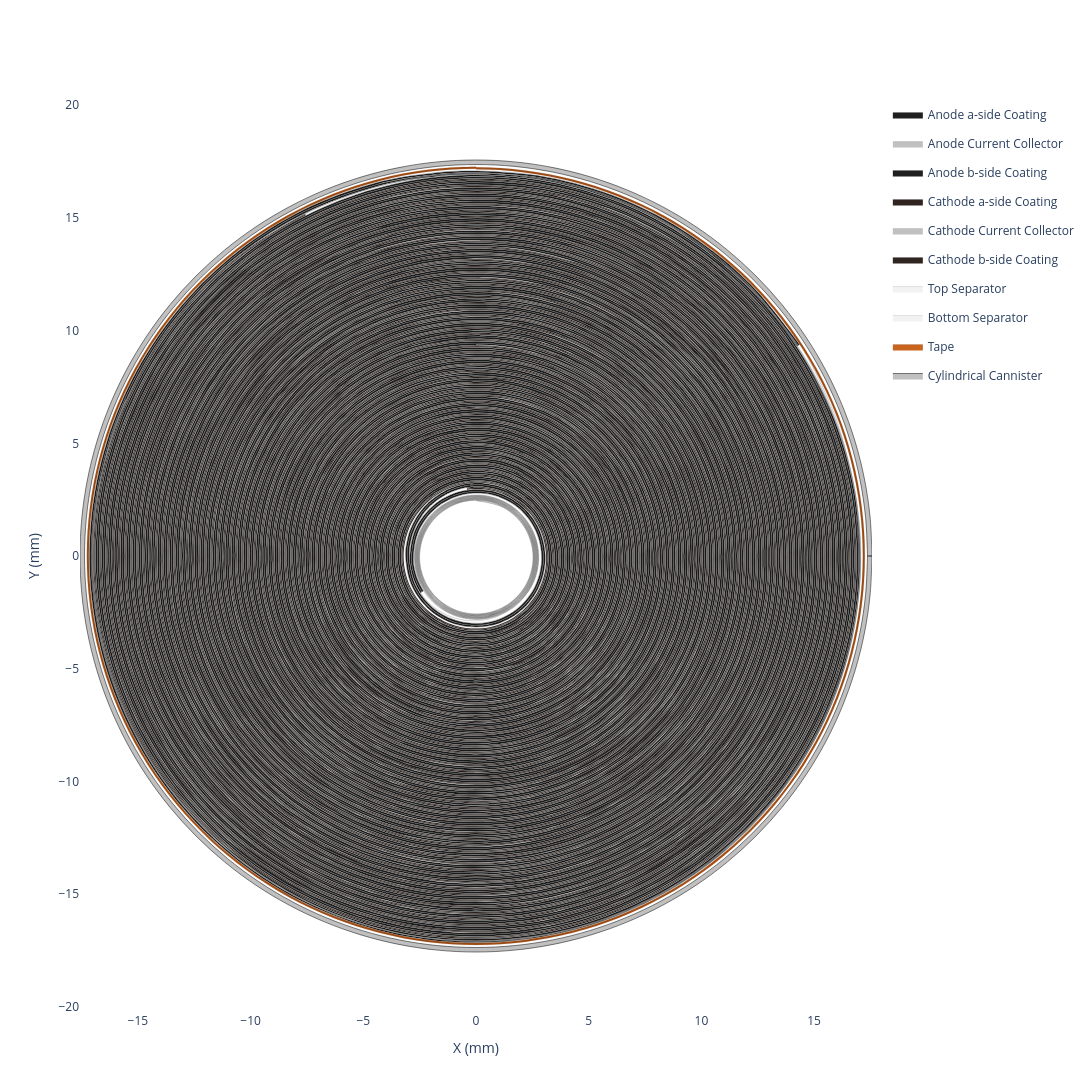

Notebook code cell kept with this figure:
### Code cell
my_cell.get_cross_section(height=1200, width=1200).show()

### Figure 1 — Plotly figure (JSON) as saved in the notebook; plotly's stock layout.template omitted (floating-point values rounded to 4 significant figures; data arrays with more than 128 entries replaced by an {"elided": "..."} marker saying what was removed)
{"data": [{"customdata": {"elided": "2824x6 float values"}, "fill": "toself", "fillcolor": "#1f1f1f", "hovertemplate": "<b>Anode a-side Coating (Extruded)</b><br>Theta: %{customdata[0]:.2f}°<br>Unwrapped Length: %{customdata[1]:.2f} mm<br>Radius: %{customdata[2]:.2f} mm<br>X: %{customdata[3]:.2f} mm<br>Z: %{customdata[4]:.2f} mm<br>Turns: %{customdata[5]:.2f}<extra></extra>", "legendgroup": "Anode a-side Coating", "line": {"color": "black", "shape": "spline", "width": 0.1}, "mode": "lines", "name": "Anode a-side Coating", "type": "scatter", "x": {"elided": "2824 float values"}, "y": {"elided": "2824 float values"}}, {"customdata": {"elided": "2824x6 float values"}, "fill": "toself", "fillcolor": "#C0C0C0", "hovertemplate": "<b>Anode Current Collector (Extruded)</b><br>Theta: %{customdata[0]:.2f}°<br>Unwrapped Length: %{customdata[1]:.2f} mm<br>Radius: %{customdata[2]:.2f} mm<br>X: %{customdata[3]:.2f} mm<br>Z: %{customdata[4]:.2f} mm<br>Turns: %{customdata[5]:.2f}<extra></extra>", "legendgroup": "Anode Current Collector", "line": {"color": "black", "shape": "spline", "width": 0.1}, "mode": "lines", "name": "Anode Current Collector", "type": "scatter", "x": {"elided": "2824 float values"}, "y": {"elided": "2824 float values"}}, {"customdata": {"elided": "2824x6 float values"}, "fill": "toself", "fillcolor": "#1f1f1f", "hovertemplate": "<b>Anode b-side Coating (Extruded)</b><br>Theta: %{customdata[0]:.2f}°<br>Unwrapped Length: %{customdata[1]:.2f} mm<br>Radius: %{customdata[2]:.2f} mm<br>X: %{customdata[3]:.2f} mm<br>Z: %{customdata[4]:.2f} mm<br>Turns: %{customdata[5]:.2f}<extra></extra>", "legendgroup": "Anode b-side Coating", "line": {"color": "black", "shape": "spline", "width": 0.1}, "mode": "lines", "name": "Anode b-side Coating", "type": "scatter", "x": {"elided": "2824 float values"}, "y": {"elided": "2824 float values"}}, {"customdata": {"elided": "2594x6 float values"}, "fill": "toself", "fillcolor": "#2f241f", "hovertemplate": "<b>Cathode a-side Coating (Extruded)</b><br>Theta: %{customdata[0]:.2f}°<br>Unwrapped Length: %{customdata[1]:.2f} mm<br>Radius: %{customdata[2]:.2f} mm<br>X: %{customdata[3]:.2f} mm<br>Z: %{customdata[4]:.2f} mm<br>Turns: %{customdata[5]:.2f}<extra></extra>", "legendgroup": "Cathode a-side Coating", "line": {"color": "black", "shape": "spline", "width": 0.1}, "mode": "lines", "name": "Cathode a-side Coating", "type": "scatter", "x": {"elided": "2594 float values"}, "y": {"elided": "2594 float values"}}, {"customdata": {"elided": "2594x6 float values"}, "fill": "toself", "fillcolor": "#C0C0C0", "hovertemplate": "<b>Cathode Current Collector (Extruded)</b><br>Theta: %{customdata[0]:.2f}°<br>Unwrapped Length: %{customdata[1]:.2f} mm<br>Radius: %{customdata[2]:.2f} mm<br>X: %{customdata[3]:.2f} mm<br>Z: %{customdata[4]:.2f} mm<br>Turns: %{customdata[5]:.2f}<extra></extra>", "legendgroup": "Cathode Current Collector", "line": {"color": "black", "shape": "spline", "width": 0.1}, "mode": "lines", "name": "Cathode Current Collector", "type": "scatter", "x": {"elided": "2594 float values"}, "y": {"elided": "2594 float values"}}, {"customdata": {"elided": "2594x6 float values"}, "fill": "toself", "fillcolor": "#2f241f", "hovertemplate": "<b>Cathode b-side Coating (Extruded)</b><br>Theta: %{customdata[0]:.2f}°<br>Unwrapped Length: %{customdata[1]:.2f} mm<br>Radius: %{customdata[2]:.2f} mm<br>X: %{customdata[3]:.2f} mm<br>Z: %{customdata[4]:.2f} mm<br>Turns: %{customdata[5]:.2f}<extra></extra>", "legendgroup": "Cathode b-side Coating", "line": {"color": "black", "shape": "spline", "width": 0.1}, "mode": "lines", "name": "Cathode b-side Coating", "type": "scatter", "x": {"elided": "2594 float values"}, "y": {"elided": "2594 float values"}}, {"customdata": {"elided": "3532x6 float values"}, "fill": "toself", "fillcolor": "#f2f2f2", "hovertemplate": "<b>Top Separator (Extruded)</b><br>Theta: %{customdata[0]:.2f}°<br>Unwrapped Length: %{customdata[1]:.2f} mm<br>Radius: %{customdata[2]:.2f} mm<br>X: %{customdata[3]:.2f} mm<br>Z: %{customdata[4]:.2f} mm<br>Turns: %{customdata[5]:.2f}<extra></extra>", "legendgroup": "Top Separator", "line": {"color": "black", "shape": "spline", "width": 0.1}, "mode": "lines", "name": "Top Separator", "type": "scatter", "x": {"elided": "3532 float values"}, "y": {"elided": "3532 float values"}}, {"customdata": {"elided": "3532x6 float values"}, "fill": "toself", "fillcolor": "#f2f2f2", "hovertemplate": "<b>Bottom Separator (Extruded)</b><br>Theta: %{customdata[0]:.2f}°<br>Unwrapped Length: %{customdata[1]:.2f} mm<br>Radius: %{customdata[2]:.2f} mm<br>X: %{customdata[3]:.2f} mm<br>Z: %{customdata[4]:.2f} mm<br>Turns: %{customdata[5]:.2f}<extra></extra>", "legendgroup": "Bottom Separator", "line": {"color": "black", "shape": "spline", "width": 0.1}, "mode": "lines", "name": "Bottom Separator", "type": "scatter", "x": {"elided": "3532 float values"}, "y": {"elided": "3532 float values"}}, {"customdata": {"elided": "606x6 float values"}, "fill": "toself", "fillcolor": "#C9641F", "hovertemplate": "<b>Tape (Extruded)</b><br>Theta: %{customdata[0]:.2f}°<br>Unwrapped Length: %{customdata[1]:.2f} mm<br>Radius: %{customdata[2]:.2f} mm<br>X: %{customdata[3]:.2f} mm<br>Z: %{customdata[4]:.2f} mm<br>Turns: %{customdata[5]:.2f}<extra></extra>", "legendgroup": "Tape", "line": {"color": "black", "shape": "spline", "width": 0.1}, "mode": "lines", "name": "Tape", "type": "scatter", "x": {"elided": "606 float values"}, "y": {"elided": "606 float values"}}, {"customdata": {"elided": "1764x6 float values"}, "hovertemplate": "<b>Top Separator</b><br>Theta: %{customdata[0]:.2f}°<br>Unwrapped Length: %{customdata[1]:.2f} mm<br>Radius: %{customdata[2]:.2f} mm<br>X: %{customdata[3]:.2f} mm<br>Z: %{customdata[4]:.2f} mm<br>Turns: %{customdata[5]:.2f}<extra></extra>", "legendgroup": "Top Separator", "line": {"color": "#f2f2f2", "shape": "spline", "width": 0}, "mode": "lines", "name": "Top Separator", "showlegend": false, "type": "scatter", "x": {"elided": "1764 float values"}, "y": {"elided": "1764 float values"}}, {"customdata": {"elided": "1410x6 float values"}, "hovertemplate": "<b>Anode a-side Coating</b><br>Theta: %{customdata[0]:.2f}°<br>Unwrapped Length: %{customdata[1]:.2f} mm<br>Radius: %{customdata[2]:.2f} mm<br>X: %{customdata[3]:.2f} mm<br>Z: %{customdata[4]:.2f} mm<br>Turns: %{customdata[5]:.2f}<extra></extra>", "legendgroup": "Anode a-side Coating", "line": {"color": "#1f1f1f", "shape": "spline", "width": 0}, "mode": "lines", "name": "Anode a-side Coating", "showlegend": false, "type": "scatter", "x": {"elided": "1410 float values"}, "y": {"elided": "1410 float values"}}, {"customdata": {"elided": "1410x6 float values"}, "hovertemplate": "<b>Anode Current Collector</b><br>Theta: %{customdata[0]:.2f}°<br>Unwrapped Length: %{customdata[1]:.2f} mm<br>Radius: %{customdata[2]:.2f} mm<br>X: %{customdata[3]:.2f} mm<br>Z: %{customdata[4]:.2f} mm<br>Turns: %{customdata[5]:.2f}<extra></extra>", "legendgroup": "Anode Current Collector", "line": {"color": "#C0C0C0", "shape": "spline", "width": 0}, "mode": "lines", "name": "Anode Current Collector", "showlegend": false, "type": "scatter", "x": {"elided": "1410 float values"}, "y": {"elided": "1410 float values"}}, {"customdata": {"elided": "1410x6 float values"}, "hovertemplate": "<b>Anode b-side Coating</b><br>Theta: %{customdata[0]:.2f}°<br>Unwrapped Length: %{customdata[1]:.2f} mm<br>Radius: %{customdata[2]:.2f} mm<br>X: %{customdata[3]:.2f} mm<br>Z: %{customdata[4]:.2f} mm<br>Turns: %{customdata[5]:.2f}<extra></extra>", "legendgroup": "Anode b-side Coating", "line": {"color": "#1f1f1f", "shape": "spline", "width": 0}, "mode": "lines", "name": "Anode b-side Coating", "showlegend": false, "type": "scatter", "x": {"elided": "1410 float values"}, "y": {"elided": "1410 float values"}}, {"customdata": {"elided": "1764x6 float values"}, "hovertemplate": "<b>Bottom Separator</b><br>Theta: %{customdata[0]:.2f}°<br>Unwrapped Length: %{customdata[1]:.2f} mm<br>Radius: %{customdata[2]:.2f} mm<br>X: %{customdata[3]:.2f} mm<br>Z: %{customdata[4]:.2f} mm<br>Turns: %{customdata[5]:.2f}<extra></extra>", "legendgroup": "Bottom Separator", "line": {"color": "#f2f2f2", "shape": "spline", "width": 0}, "mode": "lines", "name": "Bottom Separator", "showlegend": false, "type": "scatter", "x": {"elided": "1764 float values"}, "y": {"elided": "1764 float values"}}, {"customdata": {"elided": "1295x6 float values"}, "hovertemplate": "<b>Cathode a-side Coating</b><br>Theta: %{customdata[0]:.2f}°<br>Unwrapped Length: %{customdata[1]:.2f} mm<br>Radius: %{customdata[2]:.2f} mm<br>X: %{customdata[3]:.2f} mm<br>Z: %{customdata[4]:.2f} mm<br>Turns: %{customdata[5]:.2f}<extra></extra>", "legendgroup": "Cathode a-side Coating", "line": {"color": "#2f241f", "shape": "spline", "width": 0}, "mode": "lines", "name": "Cathode a-side Coating", "showlegend": false, "type": "scatter", "x": {"elided": "1295 float values"}, "y": {"elided": "1295 float values"}}, {"customdata": {"elided": "1295x6 float values"}, "hovertemplate": "<b>Cathode Current Collector</b><br>Theta: %{customdata[0]:.2f}°<br>Unwrapped Length: %{customdata[1]:.2f} mm<br>Radius: %{customdata[2]:.2f} mm<br>X: %{customdata[3]:.2f} mm<br>Z: %{customdata[4]:.2f} mm<br>Turns: %{customdata[5]:.2f}<extra></extra>", "legendgroup": "Cathode Current Collector", "line": {"color": "#C0C0C0", "shape": "spline", "width": 0}, "mode": "lines", "name": "Cathode Current Collector", "showlegend": false, "type": "scatter", "x": {"elided": "1295 float values"}, "y": {"elided": "1295 float values"}}, {"customdata": {"elided": "1295x6 float values"}, "hovertemplate": "<b>Cathode b-side Coating</b><br>Theta: %{customdata[0]:.2f}°<br>Unwrapped Length: %{customdata[1]:.2f} mm<br>Radius: %{customdata[2]:.2f} mm<br>X: %{customdata[3]:.2f} mm<br>Z: %{customdata[4]:.2f} mm<br>Turns: %{customdata[5]:.2f}<extra></extra>", "legendgroup": "Cathode b-side Coating", "line": {"color": "#2f241f", "shape": "spline", "width": 0}, "mode": "lines", "name": "Cathode b-side Coating", "showlegend": false, "type": "scatter", "x": {"elided": "1295 float values"}, "y": {"elided": "1295 float values"}}, {"customdata": {"elided": "301x6 float values"}, "hovertemplate": "<b>Tape</b><br>Theta: %{customdata[0]:.2f}°<br>Unwrapped Length: %{customdata[1]:.2f} mm<br>Radius: %{customdata[2]:.2f} mm<br>X: %{customdata[3]:.2f} mm<br>Z: %{customdata[4]:.2f} mm<br>Turns: %{customdata[5]:.2f}<extra></extra>", "legendgroup": "Tape", "line": {"color": "#C9641F", "shape": "spline", "width": 0}, "mode": "lines", "name": "Tape", "showlegend": false, "type": "scatter", "x": {"elided": "301 float values"}, "y": {"elided": "301 float values"}}, {"fill": "toself", "fillcolor": "#C0C0C0", "legendgroup": "Body", "line": {"color": "black", "shape": "spline", "width": 0.5}, "mode": "lines", "name": "Cylindrical Cannister", "showlegend": true, "type": "scatter", "x": {"elided": "135 float values"}, "y": {"elided": "135 float values"}}], "layout": {"height": 1200, "paper_bgcolor": "white", "plot_bgcolor": "white", "width": 1200, "xaxis": {"scaleanchor": "y", "title": {"text": "X (mm)"}, "zeroline": false}, "yaxis": {"title": {"text": "Y (mm)"}, "zeroline": false}}}
